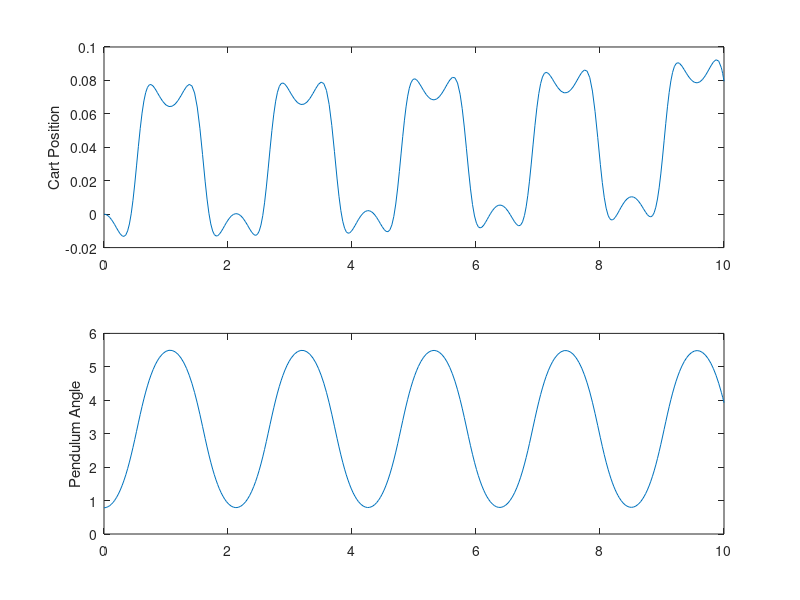

This figure's MATLAB source:
function cart_pole_simulation
    % Parameters
    M = 1;  % mass of the cart
    m = 0.1;  % mass of the pendulum
    l = 0.5;  % length of the pendulum
    g = 9.81;  % gravity

    % Initial conditions
    s0 = [0; pi/4; 0; 0];  % [x, theta, dx, dtheta]

    % Time span
    tspan = [0 10];

    % Solve ODE
    [t, s] = ode45(@(t,s) cart_pole_ode(t, s, M, m, l, g), tspan, s0);

    % Plot results
    figure;
    subplot(2,1,1);
    plot(t, s(:,1));  % Plot x (cart position)
    ylabel('Cart Position');
    subplot(2,1,2);
    plot(t, s(:,2));  % Plot theta (pendulum angle)
    ylabel('Pendulum Angle');
end

function ds = cart_pole_ode(~, s, M, m, l, g)
    x = s(1);
    theta = s(2);
    dx = s(3);
    dtheta = s(4);

    % Mass matrix M(q)
    Mq = [M + m, m*l*cos(theta); m*l*cos(theta), m*l^2];

    % Coriolis/Centrifugal forces
    Cq = [0, -m*l*sin(theta)*dtheta; 0, 0];

    % Gravity vector G(q)
    Gq = [0; -m*g*l*sin(theta)];

    % Control input tau (no control for open-loop)
    tau = [0; 0];

    % Solve for accelerations
    ddq = Mq \ (tau - Cq * [dx; dtheta] - Gq);

    % State derivatives
    ds = [dx; dtheta; ddq];
end
